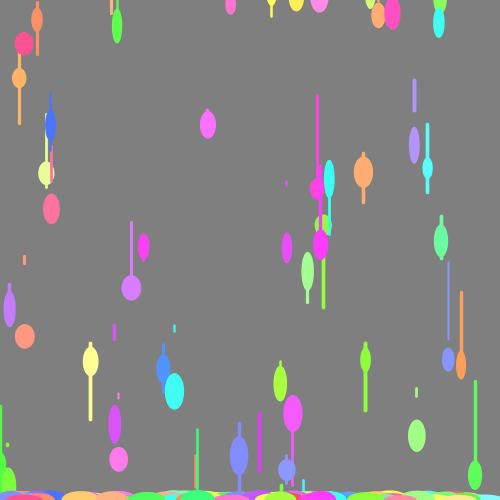
Frame 1 (no input)
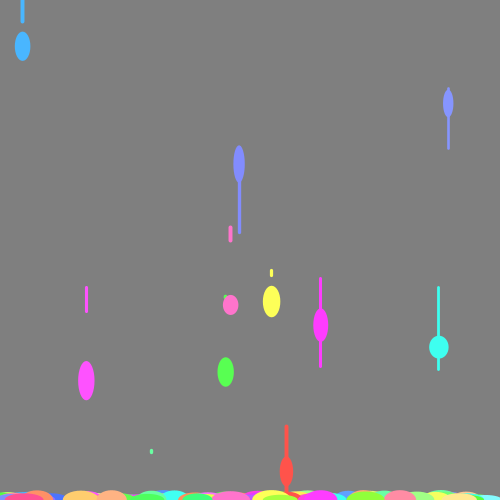
Frame 60 (the mouse pressed at the canvas centre just before this capture)
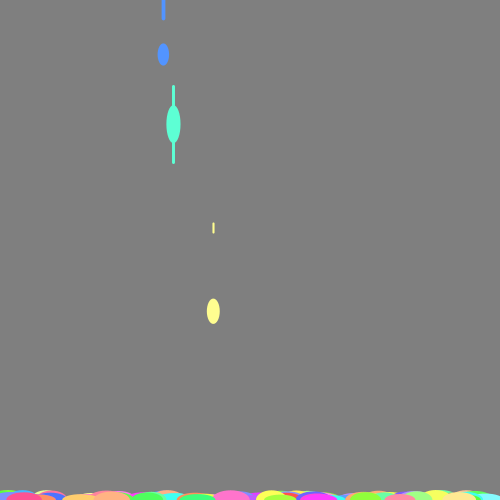
Frame 120 (the mouse held since frame 60 and released just before this capture)

The Processing sketch that drew these frames (run headless with seeded random() and noise(); from frame 60 on, the mouse is pressed at the canvas centre):

// Processing sketch: processing_140179
// ── processing_140179.pde

/**
 Yingying Yang
 Creative Computing Section B
 Wk 6 Assignment 1 - Array
 */

int numStroke = 100;
float x[] = new float[numStroke];
float y[] = new float[numStroke];
color col[] = new color[numStroke];

void setup() {
  size(500, 500);
  colorMode(HSB);
  for (int i = 0; i < numStroke; i++) { 
    x[i] = random(width); 
    y[i] = 0;
    col[i] = color(random(255), random(100, 200), 255);
  }
  frameRate(8);
}

void draw() {
  background(127);
  for (int i = 0; i < numStroke; i++) {
    y[i] += random(-height,height); // changes line height
    stroke(col[i]);
    strokeWeight(random(2, 4));
    line(x[i], y[i], x[i], y[i]+random(100)); // drip line
    noStroke();
    fill(col[i]);
    ellipse(x[i], y[i]+random(100), random(10, 20), random(20, 40)); //droplet
    ellipse(x[i], height, random(30,40), random(10,20)); //puddle
  }
}
